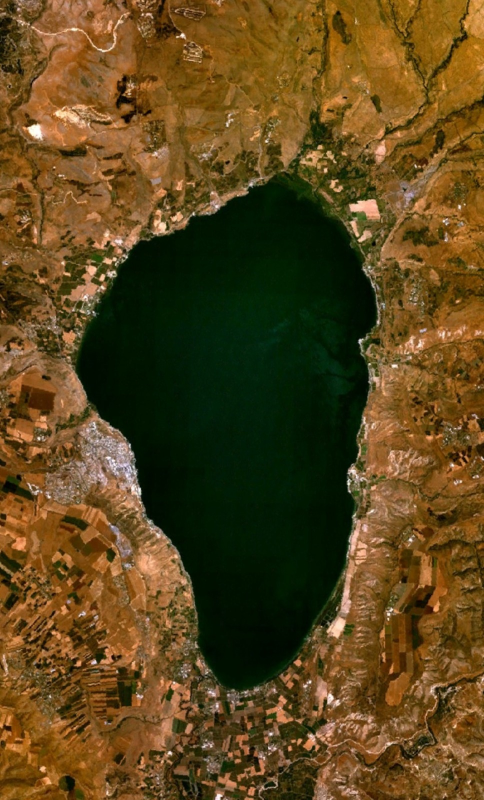
#> input picture test_images/lake1.jpeg, 968 x 1600 px, found by its file name (shown at 1/2 size)
$ python PointsOfInterestV2.py
#> lines starting #> are read from the running program, lines starting #| are printed output that depends on the picture; after the words box and inside, x2 and y2 are one past the last pixel; in counts of white or black regions, pixels touching at a corner belong together
import  cv2
import numpy as np

#print(cv2.__file__)
filename = 'lake1.jpeg'

img = cv2.imread(filename)
#> img is the input picture: shape (1600, 968, 3); mean B, G, R 28, 69.8, 92.3
# Image meta Data
height, width, channels = img.shape
#> height = 1600; width = 968; channels = 3

print(height, width, channels)
#| 1600 968 3
gray = cv2.cvtColor(img, cv2.COLOR_BGR2GRAY)
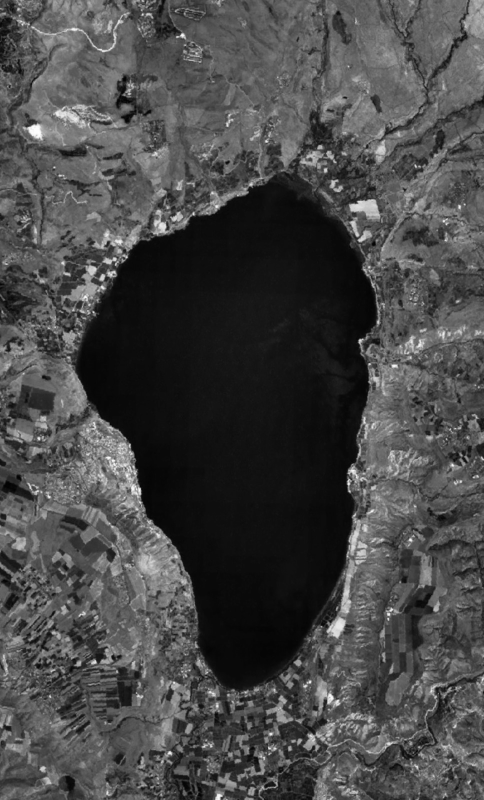
#> gray: shape (1600, 968) (shown at 1/2 size); min 0, max 255, mean 71.7
gray = np.float32(gray)
dst = cv2.cornerHarris(gray, 2, 7, 0.04)
dst[dst < 0.01 * dst.max()] = 202 # This is lazy threshold
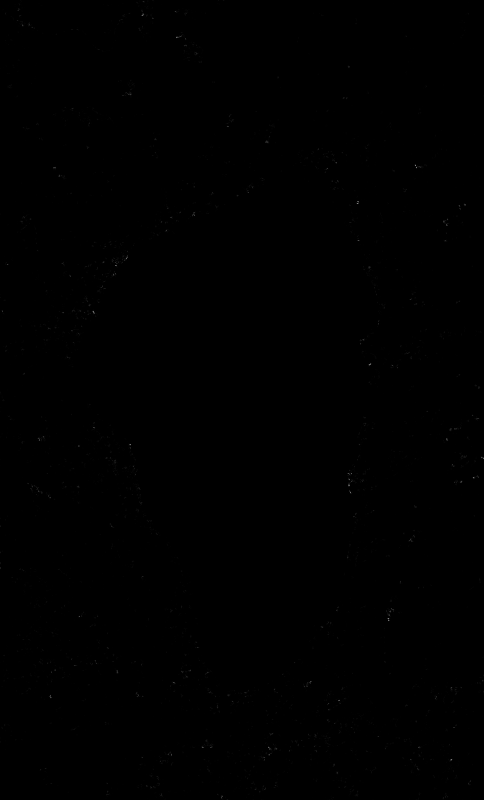
#> dst: shape (1600, 968) float32 (shown at 1/2 size); min 202, max 1.19e+11, mean 67339336; drawn with min black and max white
# Threshold for an optimal value, it may vary depending on the image.
img[dst > 0.01 * dst.max()] = [0, 0, 255]
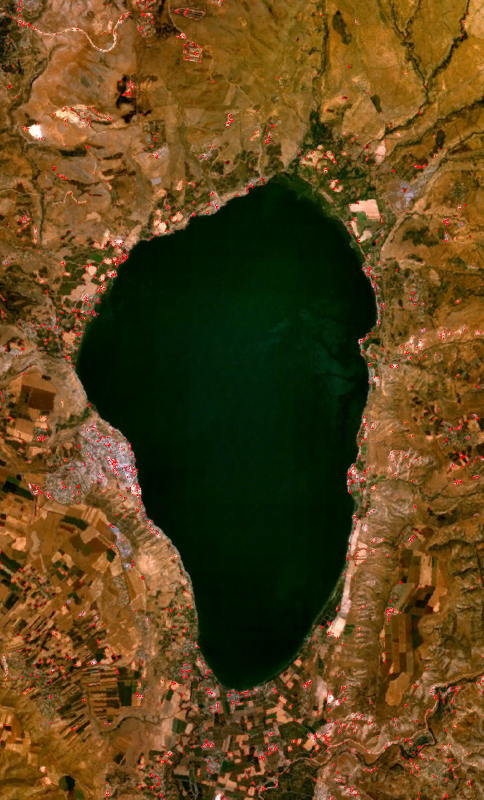
#> img: shape (1600, 968, 3) (shown at 1/2 size); 1.4% of pixels changed, all inside (x1, y1, x2, y2) = (0, 0, 968, 1600)
cv2.imshow('dst', img) # Remove from final sunmission.

# Write dest as txt to make it binary "edge" or "not"
k = 8
new_height = int(height / k)
#> new_height = 200
new_width = int(width / k)
#> new_width = 121
part = 0
startIndexW = 0
startIndexH = 0
flag =0
threshold = (new_height*new_width)*0.02
#> threshold = 484
thres_passed_count = 0;
while part<k*k:
    # Each part processed , define start Indexes.
    startIndexW = (part % k) * new_width
    startIndexH = (int( part / k )) * new_height
    # Set count for every part.
    count = 0
    for i in range(startIndexH,startIndexH+new_height-1):
        for j in range(startIndexW,startIndexW+new_width-1):
            if dst[i, j] != 202:
                # print(count)
                count += 1
    # Edge point statistics
    #print ("part ",part," : has ",count," Dots")
    if count > threshold :
        print (" good part is ",part )
        thres_passed_count +=1
    part += 1
#> after the loop, part = 64; thres_passed_count = 16


print ("Passed parts",thres_passed_count,"/",part)
#| Passed parts 16 / 64

# Print grid line
    # 1) print column lines

# 2) print row lines
for i in range(0, height - 1):
    for j in range(0, width - 1):
        if i % new_height == 0 or j % new_width == 0:
          img[i, j] = [0, 255, 255]

    cv2.imshow("superDst", img)
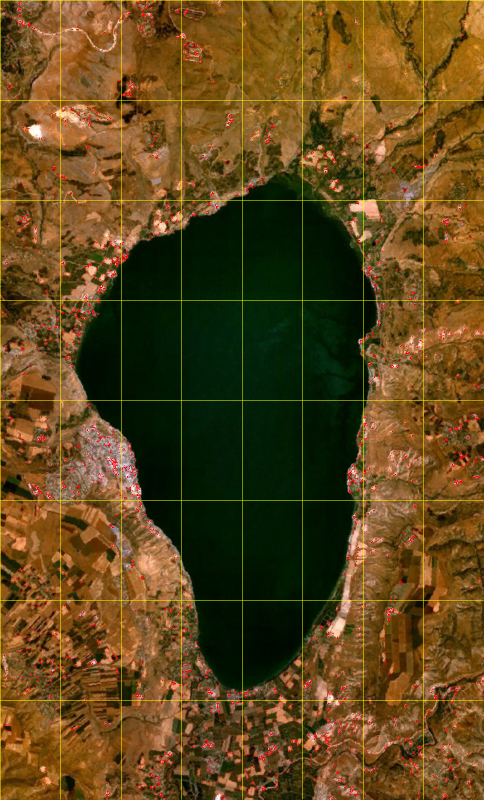
#> img: shape (1600, 968, 3) (shown at 1/2 size); 1.32% of pixels changed, all inside (x1, y1, x2, y2) = (0, 0, 967, 1599)


if cv2.waitKey(0) & 0xff == 27:
#> (key Esc is pressed here)
   cv2.destroyAllWindows()
